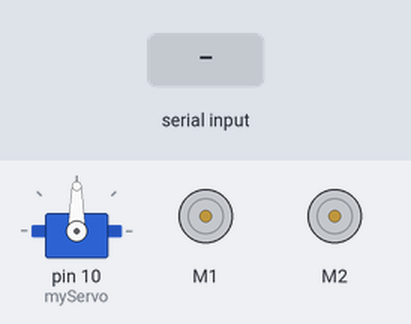
This sketch was run on a simulated Arduino Uno, built with avr-gcc and run on an emulated ATmega328P. Parts: servo, 2 × DC motor (green arrow = forward, orange = backward, longer = faster). Inputs (shaded band) come from the test bench.

Above: at 1.2 s.
1.3 s: "F" received over Serial
At 2.2 s:
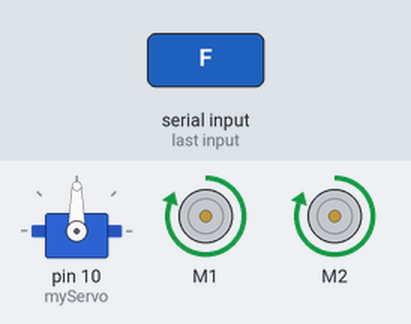
2.8 s: "B" received over Serial
At 3.3 s:
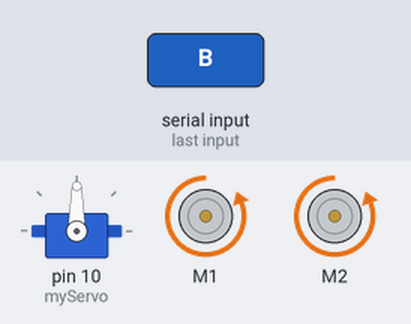
4.3 s: "L" received over Serial
At 5.5 s:
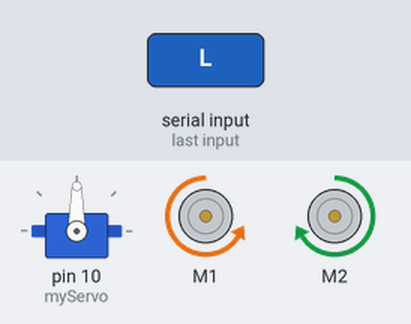
5.8 s: "R" received over Serial
At 6.8 s:
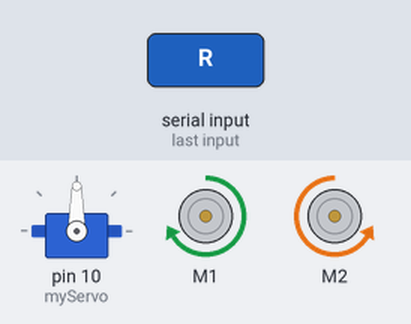
7.3 s: "S" received over Serial
At 7.9 s:
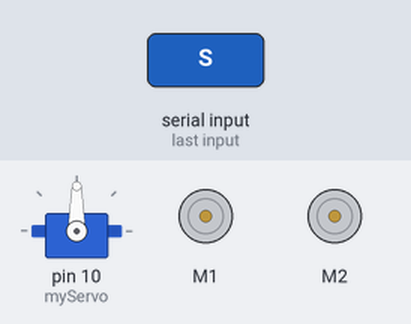
8.8 s: "C" received over Serial
At 9.1 s:
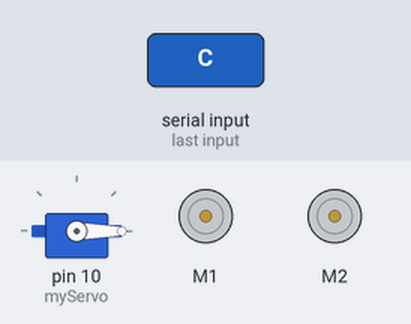
Timing chart, 0 to 11.3 s (numbered marks = the images above; inputs shaded):
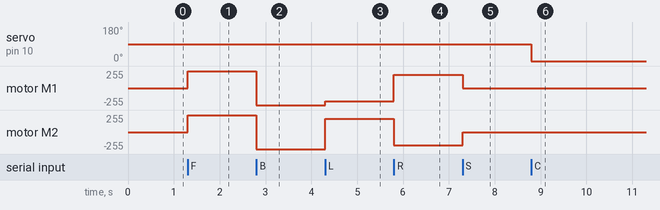

Measured:
- after the input at 1.3 s, motor M1, motor M2: stopped → forward 255/255 at once
- after the input at 2.8 s, motor M1, motor M2: forward 255/255 → backward 255/255 at once
- after the input at 4.3 s, motor M1: backward 255/255 → backward 200/255 at once; motor M2: backward 255/255 → forward 200/255 at once
- after the input at 5.8 s, motor M1: backward 200/255 → forward 200/255 at once; motor M2: forward 200/255 → backward 200/255 at once
- after the input at 7.3 s, motor M1: forward 200/255 → stopped at once; motor M2: backward 200/255 → stopped at once
- after the input at 8.8 s, servo on pin 10 (myServo): 90° → 0° at once

The sketch:

controle_motor.ino
```cpp
#include <AFMotor.h>
#include <Servo.h>

AF_DCMotor motor1(1); // Motor connected to M1
AF_DCMotor motor2(2); // Motor connected to M2
Servo myServo;

void setup() {
  Serial.begin(9600); // Initialize serial communication at 9600 baud rate
  myServo.attach(10);
}

void loop() {
  if (Serial.available() > 0) { // Check if data is available to read
    char command = Serial.read(); // Read the incoming byte

    // Process the received command
    switch (command) {
      case 'F':
        moveForward();
        break;
      case 'B':
        moveBackward();
        break;
      case 'L':
        turnLeft();
        break;
      case 'R':
        turnRight();
        break;
      case 'S':
        stopMotors();
        break;
      case 'A':
        moveServoRight();
        break;
      case 'C': // Change this to a unique character, like 'C'
        moveServoLeft();
        break;
      default:
        // Invalid command, do nothing or handle error
        break;
    }
  }
}

// Define functions to control motor movements
void moveForward() {
  motor1.setSpeed(255);
  motor2.setSpeed(255);
  motor1.run(FORWARD);
  motor2.run(FORWARD);
}

void moveBackward() {
  motor1.setSpeed(255);
  motor2.setSpeed(255);
  motor1.run(BACKWARD);
  motor2.run(BACKWARD);
}

void turnLeft() {
  motor1.setSpeed(200);
  motor2.setSpeed(200);
  motor1.run(BACKWARD);
  motor2.run(FORWARD);
}

void turnRight() {
  motor1.setSpeed(200);
  motor2.setSpeed(200);
  motor1.run(FORWARD);
  motor2.run(BACKWARD);
}

void stopMotors() {
  motor1.run(RELEASE);
  motor2.run(RELEASE);
}

void moveServoRight() {
  myServo.write(90);
}

void moveServoLeft() {
  myServo.write(0);
}
```
